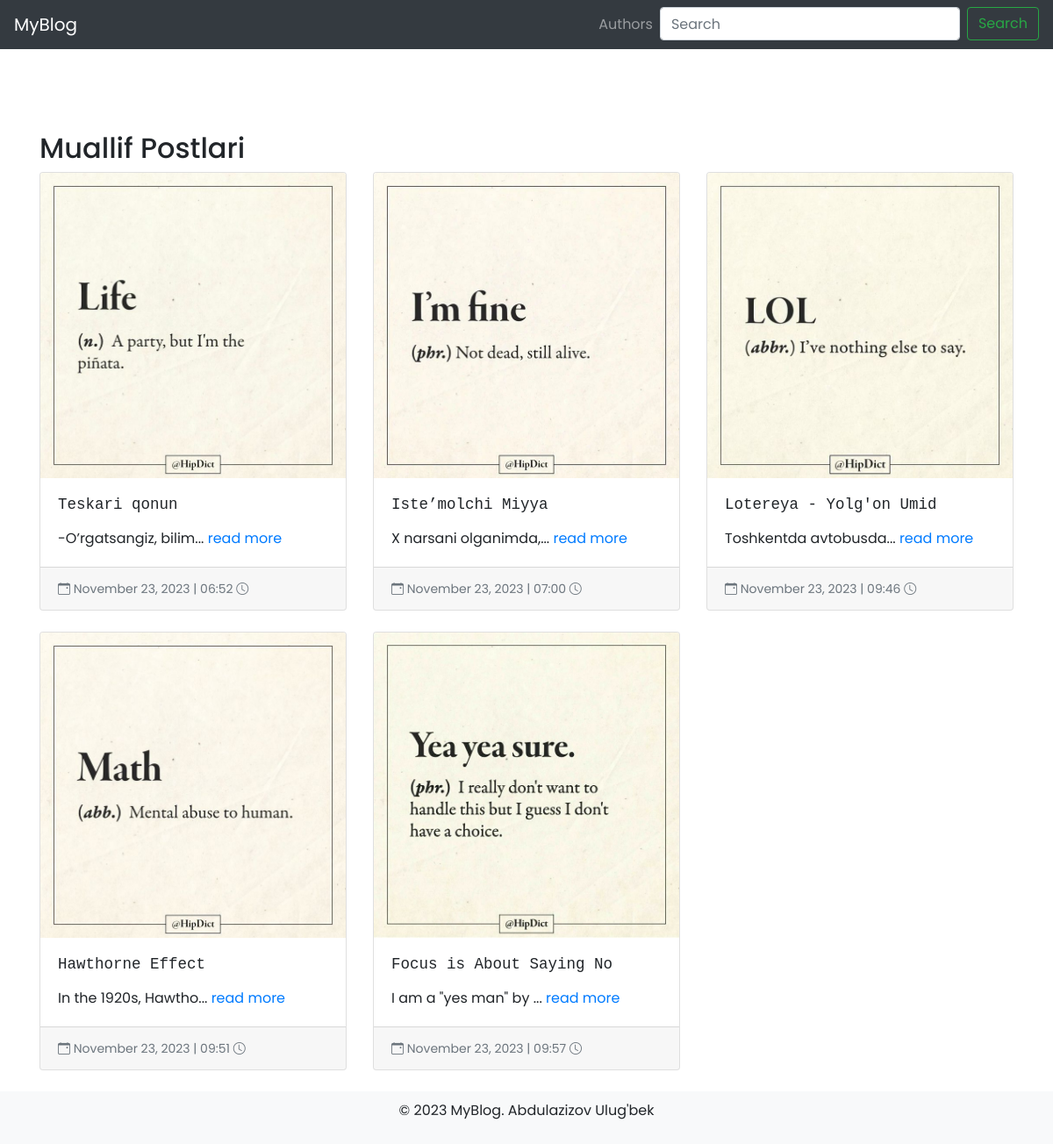
Page /author/1/posts on the committed database.
### main/models.py (models this page shows, shortened)
class Post(models.Model):
    title = models.CharField(max_length=255)
    category = models.ForeignKey(Category, on_delete=models.PROTECT)
    text = models.TextField()
    reg_date = models.DateTimeField(auto_now_add=True)
    author = models.ForeignKey(Author, on_delete=models.SET_NULL, null=True)
    image = models.ImageField(upload_to='post_images/')
    like = models.PositiveBigIntegerField(default=0)
    class Meta:
        verbose_name_plural = 'Posts'

### main/views.py (the view)
# urls.py: path('author/<int:pk>/posts', author_posts, name='author_posts'),
def author_posts(request, pk):
    try:
        author = Author.objects.get(pk=pk)
        posts = Post.objects.filter(author=author)
        return render(request, 'author_posts.html', {'posts': posts})
    except author.DoesNotExist:
        print("Post author not found")

### templates/author_posts.html (shortened to what this page needs)
{% extends "base.html" %}
{% block content %}
  <div class="container mt-6" style="margin-top:150px">
    {% if posts %}
    <h2>Muallif Postlari</h2>
    <div class="row">
     {% for post in posts %}
     <div class="col-md-4 mb-4 d-flex" id="customContainer">
        <div class="card flex-fill">
          <img src="{{post.image.url}}" class="card-img-top" alt="Sample Image">
          <div class="card-body">
            <h5 class="card-title"><pre>{{post.title}}</pre></h5>
            <p class="card-text">{{post.text|slice:":20"}}... <a href="{% url "post_detail" post.id %}">read more</a>
            </p>
          </div>
          <div class="card-footer text-muted">
            <small>
                <i class="bi bi-calendar-event"></i> {{ post.reg_date|date:"F d, Y " }}| {{post.reg_date|date:"H:i"}} <i class="bi bi-clock"></i>
            </small>
        </div>
        </div>
      </div>
      {% endfor %}
    </div>
    {% else %}
    <h2>Hozircha postlar mavjud emas</h2>
    {% endif %}
  </div>
{% endblock content %}

### templates/base.html (style rules this page uses)
body { padding-bottom: 60px; font-family: 'Poppins', sans-serif; }

### rows in the picture
Post: image (picture), title "Teskari qonun", text "-O’rgatsangiz, bilim", reg_date "November 23, 2023", reg_date "06:52"
Post: image (picture), title "Iste’molchi Miyya", text "X narsani olganimda,", reg_date "November 23, 2023", reg_date "07:00"
Post: image (picture), title "Lotereya - Yolg'on Umid", text "Toshkentda avtobusda", reg_date "November 23, 2023", reg_date "09:46"
Post: image (picture), title "Hawthorne Effect", text "In the 1920s, Hawtho", reg_date "November 23, 2023", reg_date "09:51"
Post: image (picture), title "Focus is About Saying No", text "I am a \"yes man\" by", reg_date "November 23, 2023", reg_date "09:57"
